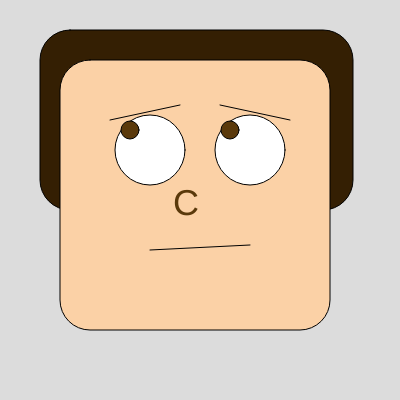
Frame 1 (no input)
Frame 60 (no input): identical to frame 1, image omitted
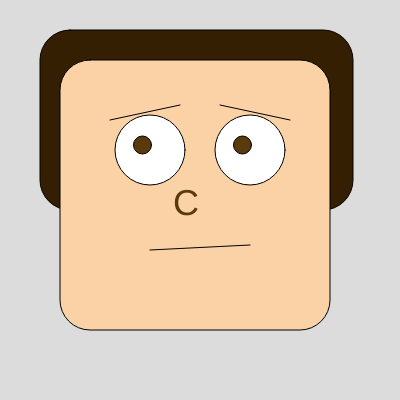
Frame 120 (the mouse pressed at the canvas centre since frame 60)

The p5.js sketch that drew these frames (run headless with seeded random() and noise() and a simulated clock; from frame 60 on, the mouse is pressed at the canvas centre):

// p5.js sketch
// ── sketch.js
function setup() {
  createCanvas(400, 400);
}

let olhoX;
let olhoY;

function draw() {
  background(220);
  fill('rgb(52,31,3)')
  rect(40, 30, 313, 180, 30);
  fill('rgb(251,209,166)') 
  square(60, 60, 270, 30);
  line(150, 250, 250, 245);
  fill('white')
  circle(150, 150, 70);
  circle(250, 150, 70);
  line(220, 105, 290, 120);
  line(110, 120, 180, 105);
  fill('rgb(90,57,11)')
  // circle(150, 150, 30); // pupila esquerda
  // circle(250, 150, 30); // pupila direita

olhoX = map(mouseX, 0, 400, 130, 155);
olhoY = map(mouseY, 0, 400, 130, 160);

circle(olhoX, olhoY, 18); // nova pupila esquerda
circle(olhoX + 100, olhoY, 18); //nova pupila direita
  textSize(36);
  text('C', 173, 215);
  
  if (mouseIsPressed) {
    console.log(mouseX, mouseY);
  }
}
